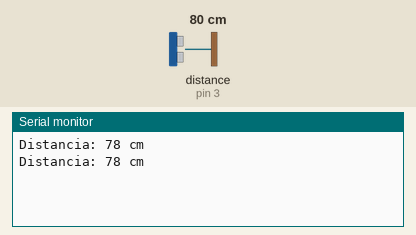
A sketch run on a simulated Arduino Uno, built with avr-gcc and run on an emulated ATmega328P. Shown: the last lines printed to the serial monitor. Wiring (inferred from the names in the program): ultrasonic range finder: trigger pin 2; echo pin 3. Inputs (shaded band) come from the test bench; at power-on: distance to the obstacle (sensor on pin 3) 80 cm. The echo pulse lasts 58.3 µs per cm.

Above: at 1.8 s.
1.9 s: distance to the obstacle (sensor on pin 3) set to 2 cm
At 2.8 s:
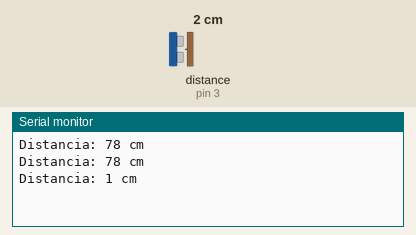
3.4 s: distance to the obstacle (sensor on pin 3) set to 4 cm
At 4.8 s:
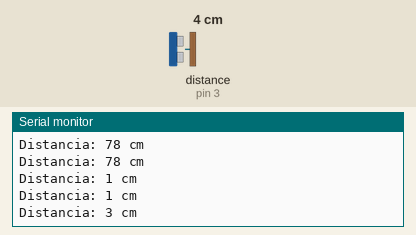
Timing chart, 0 to 6.4 s (numbered marks = the images above; inputs shaded):
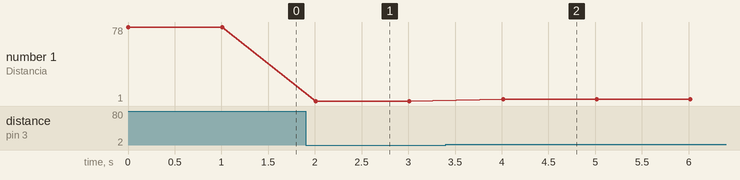

The sketch:

11SenProx.ino
```cpp
int trigPin = 2;  // Pin de salida del sensor de ultrasondos
int echoPin = 3; // Pin de entrada del sensor de ultrasonido

void setup() {
  Serial.begin(9600); // Inicializa la comunicación serie a 9600 bps
  pinMode(trigPin, OUTPUT);
  pinMode(echoPin, INPUT);
}

void loop() {
  digitalWrite(trigPin, LOW);
  delayMicroseconds(2);
  digitalWrite(trigPin, HIGH);
  delayMicroseconds(10);
  digitalWrite(trigPin, LOW);

  long duration = pulseIn(echoPin, HIGH);

	int distancia = duration * 0.034 / 2;

  Serial.print("Distancia: ");
  Serial.print(distancia);
  Serial.println(" cm");
  delay(1000);
}
```

Measured:
- after the input at 1.9 s, the serial monitor: prints a new line after 0.11 s (image 1)
- after the input at 3.4 s, the serial monitor: prints a new line after 0.61 s (image 2)
- plotted number 1: 78 → 1 after the input at 1.9 s, 1 → 3 after the input at 3.4 s
